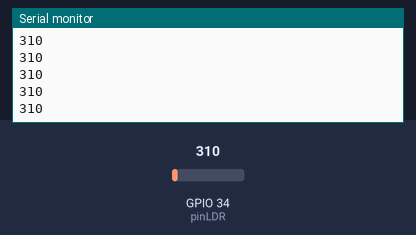
The sketch below on a simulated ESP32. Shown: the last lines printed to the serial monitor. The inputs (shaded band) are chosen by the test bench; at power-on: GPIO 34 (pinLDR) = 310.

Above: at 1.2 s.
1.3 s: GPIO 34 (pinLDR) set to 372
At 1.31 s:
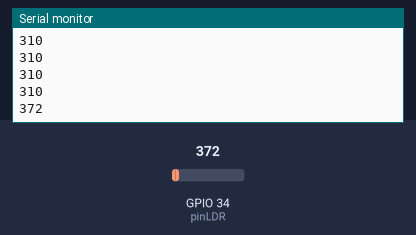
2.8 s: GPIO 34 (pinLDR) set to 434
At 2.81 s:
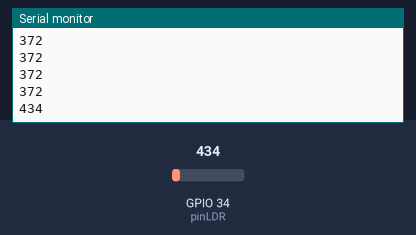
Timing chart, 0 to 5.8 s (numbered marks = the images above; inputs shaded):
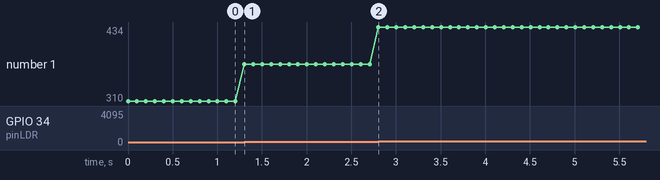

The sketch:

LDR_y_LM35.ino
```cpp
const int pinLDR = 34;
#define PIN_LM35 35

void setup() {
  // put your setup code here, to run once:
  Serial.begin(9600);
}

void loop() {
  // put your main code here, to run repeatedly:
  int m = analogRead(pinLDR);
  Serial.println(m);
  //Serial.println(analogRead(PIN_LM35)*0.1221);
  delay(100);

}
```

Measured:
- after the input at 1.3 s, the serial monitor: prints a new line at once (image 1)
- after the input at 2.8 s, the serial monitor: prints a new line at once (image 2)
- plotted number 1: 310 → 372 after the input at 1.3 s, 372 → 434 after the input at 2.8 s
